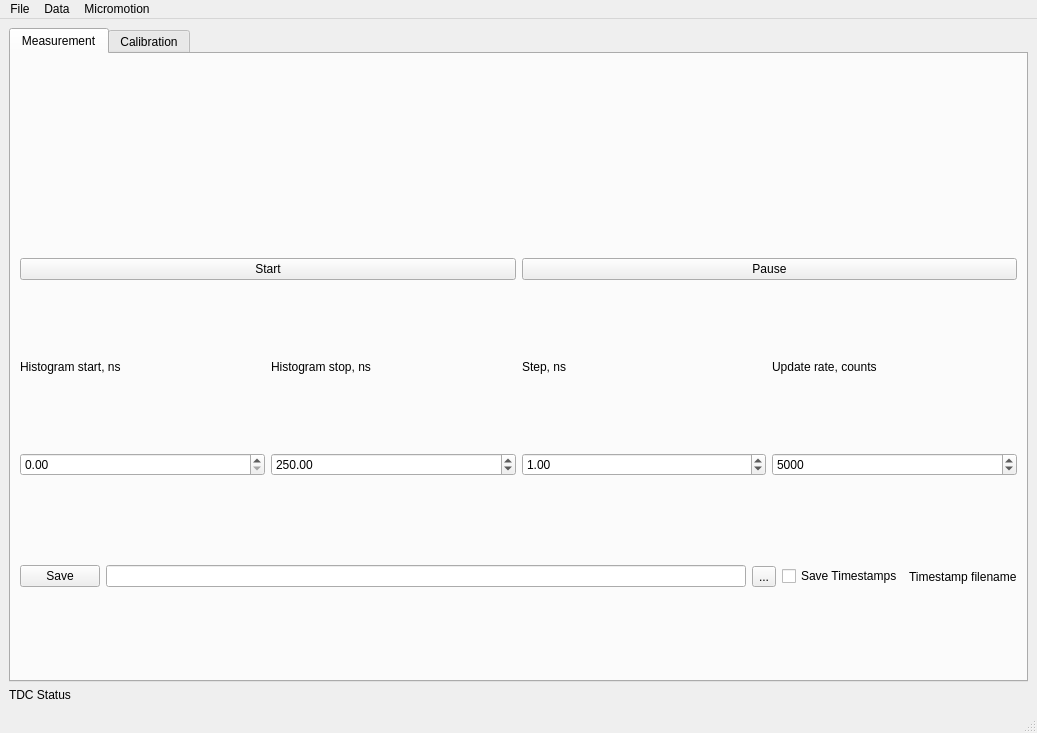
<?xml version="1.0" encoding="UTF-8"?>
<ui version="4.0">
 <class>TDCWindow</class>
 <widget class="QMainWindow" name="TDCWindow">
  <property name="geometry">
   <rect>
    <x>0</x>
    <y>0</y>
    <width>1037</width>
    <height>733</height>
   </rect>
  </property>
  <property name="windowTitle">
   <string>MainWindow</string>
  </property>
  <widget class="QWidget" name="centralwidget">
   <layout class="QVBoxLayout" name="verticalLayout">
    <item>
     <widget class="QTabWidget" name="tabWidget">
      <property name="currentIndex">
       <number>0</number>
      </property>
      <widget class="QWidget" name="measurement_tab">
       <attribute name="title">
        <string>Measurement</string>
       </attribute>
       <layout class="QVBoxLayout" name="verticalLayout_2">
        <item>
         <widget class="QwtPlot" name="hist_plot"/>
        </item>
        <item>
         <layout class="QHBoxLayout" name="horizontalLayout_3">
          <item>
           <widget class="QPushButton" name="startButton">
            <property name="text">
             <string>Start</string>
            </property>
           </widget>
          </item>
          <item>
           <widget class="QPushButton" name="pauseButton">
            <property name="text">
             <string>Pause</string>
            </property>
            <property name="checkable">
             <bool>true</bool>
            </property>
           </widget>
          </item>
         </layout>
        </item>
        <item>
         <layout class="QGridLayout" name="gridLayout">
          <item row="0" column="0">
           <widget class="QLabel" name="label">
            <property name="text">
             <string>Histogram start, ns</string>
            </property>
           </widget>
          </item>
          <item row="2" column="0">
           <widget class="QDoubleSpinBox" name="startSpinBox">
            <property name="maximum">
             <double>999999999.990000009536743</double>
            </property>
            <property name="singleStep">
             <double>1000.000000000000000</double>
            </property>
           </widget>
          </item>
          <item row="0" column="1">
           <widget class="QLabel" name="label_2">
            <property name="text">
             <string>Histogram stop, ns</string>
            </property>
           </widget>
          </item>
          <item row="2" column="1">
           <widget class="QDoubleSpinBox" name="stopSpinBox">
            <property name="maximum">
             <double>999999999.990000009536743</double>
            </property>
            <property name="singleStep">
             <double>20.000000000000000</double>
            </property>
            <property name="value">
             <double>250.000000000000000</double>
            </property>
           </widget>
          </item>
          <item row="0" column="2">
           <widget class="QLabel" name="label_3">
            <property name="text">
             <string>Step, ns</string>
            </property>
           </widget>
          </item>
          <item row="2" column="2">
           <widget class="QDoubleSpinBox" name="stepSpinBox">
            <property name="maximum">
             <double>999999.989999999990687</double>
            </property>
            <property name="value">
             <double>1.000000000000000</double>
            </property>
           </widget>
          </item>
          <item row="0" column="3">
           <widget class="QLabel" name="label_6">
            <property name="text">
             <string>Update rate, counts</string>
            </property>
           </widget>
          </item>
          <item row="2" column="3">
           <widget class="QSpinBox" name="refreshRateBox">
            <property name="maximum">
             <number>999999</number>
            </property>
            <property name="value">
             <number>5000</number>
            </property>
           </widget>
          </item>
         </layout>
        </item>
        <item>
         <layout class="QHBoxLayout" name="horizontalLayout_2">
          <item>
           <widget class="QPushButton" name="saveButton">
            <property name="text">
             <string>Save</string>
            </property>
           </widget>
          </item>
          <item>
           <widget class="QLineEdit" name="filenameEdit"/>
          </item>
          <item>
           <widget class="QToolButton" name="filenameButton">
            <property name="text">
             <string>...</string>
            </property>
           </widget>
          </item>
          <item>
           <widget class="QCheckBox" name="save_stampsBox">
            <property name="text">
             <string>Save Timestamps</string>
            </property>
           </widget>
          </item>
          <item>
           <widget class="QLabel" name="label_5">
            <property name="text">
             <string>Timestamp filename</string>
            </property>
           </widget>
          </item>
         </layout>
        </item>
       </layout>
      </widget>
      <widget class="QWidget" name="calibration_tab">
       <attribute name="title">
        <string>Calibration</string>
       </attribute>
       <widget class="QwtPlot" name="fine_start_plot">
        <property name="geometry">
         <rect>
          <x>10</x>
          <y>20</y>
          <width>691</width>
          <height>200</height>
         </rect>
        </property>
       </widget>
       <widget class="QwtPlot" name="fine_stop_plot">
        <property name="geometry">
         <rect>
          <x>10</x>
          <y>250</y>
          <width>681</width>
          <height>200</height>
         </rect>
        </property>
       </widget>
       <widget class="QPushButton" name="calibrateButton">
        <property name="geometry">
         <rect>
          <x>50</x>
          <y>470</y>
          <width>91</width>
          <height>23</height>
         </rect>
        </property>
        <property name="text">
         <string>Calibrate</string>
        </property>
       </widget>
       <widget class="QSpinBox" name="neventsBox">
        <property name="geometry">
         <rect>
          <x>380</x>
          <y>470</y>
          <width>121</width>
          <height>20</height>
         </rect>
        </property>
        <property name="minimum">
         <number>1</number>
        </property>
        <property name="maximum">
         <number>99999999</number>
        </property>
        <property name="singleStep">
         <number>10000</number>
        </property>
        <property name="value">
         <number>500000</number>
        </property>
       </widget>
       <widget class="QLabel" name="label_4">
        <property name="geometry">
         <rect>
          <x>210</x>
          <y>470</y>
          <width>161</width>
          <height>16</height>
         </rect>
        </property>
        <property name="text">
         <string>Number of events for calibration:</string>
        </property>
       </widget>
       <widget class="QWidget" name="horizontalLayoutWidget">
        <property name="geometry">
         <rect>
          <x>210</x>
          <y>494</y>
          <width>291</width>
          <height>41</height>
         </rect>
        </property>
        <layout class="QHBoxLayout" name="horizontalLayout">
         <item>
          <widget class="QSpinBox" name="cstartBox">
           <property name="maximum">
            <number>127</number>
           </property>
          </widget>
         </item>
         <item>
          <widget class="QSpinBox" name="cstopBox">
           <property name="maximum">
            <number>127</number>
           </property>
          </widget>
         </item>
         <item>
          <widget class="QPushButton" name="csetButton">
           <property name="text">
            <string>Set</string>
           </property>
          </widget>
         </item>
        </layout>
       </widget>
      </widget>
     </widget>
    </item>
    <item>
     <widget class="QLabel" name="status_label">
      <property name="text">
       <string>TDC Status</string>
      </property>
     </widget>
    </item>
   </layout>
  </widget>
  <widget class="QMenuBar" name="menubar">
   <property name="geometry">
    <rect>
     <x>0</x>
     <y>0</y>
     <width>1037</width>
     <height>21</height>
    </rect>
   </property>
   <widget class="QMenu" name="menuFile">
    <property name="title">
     <string>File</string>
    </property>
    <addaction name="actionExit"/>
   </widget>
   <widget class="QMenu" name="menuData">
    <property name="title">
     <string>Data</string>
    </property>
    <addaction name="actionFit"/>
   </widget>
   <widget class="QMenu" name="menuMicromotion">
    <property name="title">
     <string>Micromotion</string>
    </property>
    <addaction name="actionDAC"/>
   </widget>
   <addaction name="menuFile"/>
   <addaction name="menuData"/>
   <addaction name="menuMicromotion"/>
  </widget>
  <widget class="QStatusBar" name="statusbar"/>
  <action name="actionFit">
   <property name="text">
    <string>Fit</string>
   </property>
  </action>
  <action name="actionExit">
   <property name="text">
    <string>Exit</string>
   </property>
  </action>
  <action name="actionDAC">
   <property name="text">
    <string>DAC</string>
   </property>
  </action>
 </widget>
 <customwidgets>
  <customwidget>
   <class>QwtPlot</class>
   <extends>QFrame</extends>
   <header>qwt_plot.h</header>
   <container>1</container>
  </customwidget>
 </customwidgets>
 <resources/>
 <connections>
  <connection>
   <sender>actionExit</sender>
   <signal>triggered()</signal>
   <receiver>TDCWindow</receiver>
   <slot>close()</slot>
   <hints>
    <hint type="sourcelabel">
     <x>-1</x>
     <y>-1</y>
    </hint>
    <hint type="destinationlabel">
     <x>399</x>
     <y>332</y>
    </hint>
   </hints>
  </connection>
 </connections>
</ui>
